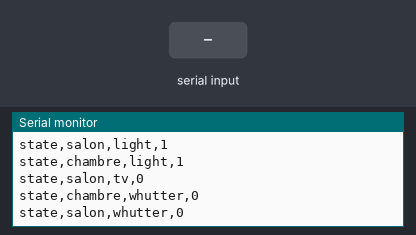
A sketch run on a simulated Arduino Uno, built with avr-gcc and run on an emulated ATmega328P. On the bench: the last lines printed to the serial monitor. Inputs (shaded band) come from the test bench.

Above: at 1.2 s.
1.3 s: "change\n" received over Serial
At 2.4 s:
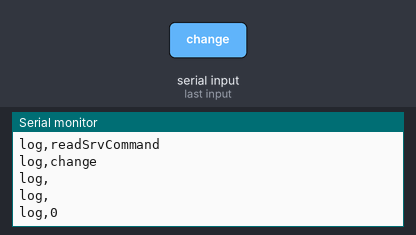
2.8 s: "getState\n" received over Serial
At 3.4 s:
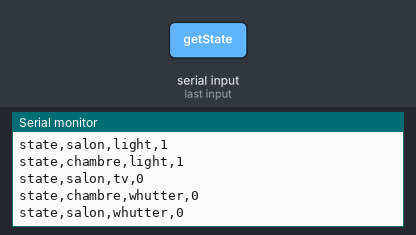
4.3 s: "t\n" received over Serial
At 5.8 s:
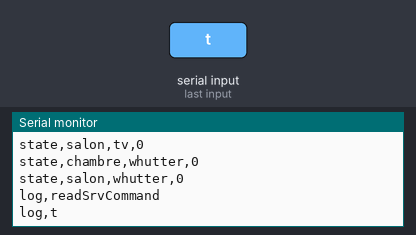

Measured:
- after the input at 1.3 s, the serial monitor: prints a new line at once (image 1)
- after the input at 2.8 s, the serial monitor: prints a new line at once (image 2)
- after the input at 4.3 s, the serial monitor: prints a new line at once (image 3)

The sketch:

home_controller_arduino.ino
```cpp
#include <Arduino.h>

struct HomeComponent {
    const char *room;
    const char *component;
    bool state;
    uint8_t pin;
};

HomeComponent homeComponent[] = {
        {"sdb", "shutter", false, 22},
        {"ext", "door",   true,  24},
        {"ext", "light",  true,  26},
        {"ext", "garage", false, 28},
        {"sdb", "light", false, 30},
        {"sdb", "radiator", true, 32},
        {"cuisine", "shutter", false, 34},
        {"cuisine", "light", true, 36},
        {"cuisine", "dishwasher", false, 38},
        {"cuisine", "washingMachine", true, 40},
        {"salon", "computer", true, 42},
        {"salon", "printer", true, 44},
        {"salon", "light", true, 46},
        {"chambre", "light", true, 48},
        {"salon", "tv", false, 50},
        {"chambre", "shutter", false, 52},
        {"salon", "shutter", false, 51}
};


void logArduino(const char *msg) {
    Serial.print("log,");
    Serial.println(msg);
}

void logArduino(const int msg) {
    Serial.print("log,");
    Serial.println(msg);
}

void logArduino(const double msg) {
    Serial.print("log,");
    Serial.println(msg);
}

int getHomeComponentLength() {
    return sizeof(homeComponent) / sizeof(HomeComponent);
}

void sendState(int componentIndex) {

    Serial.print("state,");
    Serial.print(homeComponent[componentIndex].room);
    Serial.print(',');
    Serial.print(homeComponent[componentIndex].component);
    Serial.print(',');
    Serial.println(homeComponent[componentIndex].state);

}
void sendStates() {

    int homeComponentLength = getHomeComponentLength();

    for(int i = 0; i < homeComponentLength; i++){

        sendState(i);

    }

}

void changeStateComponent(char *room, char *component, bool state) {

    int homeComponentLength = getHomeComponentLength();
    int indexFound = -1;

    for (int i = 0; i < homeComponentLength; i++) {

        if (strcmp(homeComponent[i].room, room) == 0) {

            if (strcmp(homeComponent[i].component, component) == 0) {

                indexFound = i;
                break;

            }
        }
    }

    if (indexFound == -1) {
        return;
    }

    if (state) {
        digitalWrite(homeComponent[indexFound].pin, HIGH);
        homeComponent[indexFound].state = true;
    } else {
        digitalWrite(homeComponent[indexFound].pin, LOW);
        homeComponent[indexFound].state = false;
    }

    sendState(indexFound);

}


void readSrvCommand() {

    logArduino("readSrvCommand");

    //int size = Serial.available();
    const int maxCommandLength = 100; // max command length

    char *tab = (char *) malloc(maxCommandLength * sizeof(char));
    int i = 0;
    bool state;
    char c;

    do {
        if(i >= maxCommandLength){
            Serial.flush();
            logArduino("ERROR command too big!");
            return;
        }
        while (!Serial.available()){
            delay(1);
        };
        c = (char) Serial.read(); //cast serial.read() en char
        tab[i] = c;
        i++;
    } while (c != '\n');

    tab[i - 1] = '\0';

    logArduino(tab);
    //logArduino(size);

    char *command = tab;

    char *params = strchr(tab, ',');
    if(params != nullptr) {
        params[0] = '\0';
        params += sizeof(char);//Note personnelle: on avance d'une case dans le tableau
    }

    if(strcmp(command, "change") == 0){
        char *room = params;

        char *component = strchr(room, ',');
        component[0] = '\0';
        component += sizeof(char);

        char *stateStr = strchr(component, ',');
        stateStr[0] = '\0';
        stateStr += sizeof(char);

        state = stateStr[0] == 't';
        /* Note personnelle :  pareil que :
            if(stateStr[0] == 't'){
                state = true;
            }else{
                state = false;
            }
         */


        logArduino(room);
        logArduino(component);
        logArduino(state);

        changeStateComponent(room, component, state);
    }
    if(strcmp(command, "getState") == 0){

        sendStates();

    }

    delete (tab);
}


void setup() {
    Serial.begin(115200);

    for (int i = 0; i < getHomeComponentLength(); i++) {
        pinMode(homeComponent[i].pin, OUTPUT);

        if(homeComponent[i].state){
            digitalWrite(homeComponent[i].pin, HIGH);
        }else{
            digitalWrite(homeComponent[i].pin, LOW);
        }
    }

    logArduino("arduinoInit");
    sendStates();
}

void loop() {

    if (Serial.available() > 0) {
        readSrvCommand();
    }

}
```
